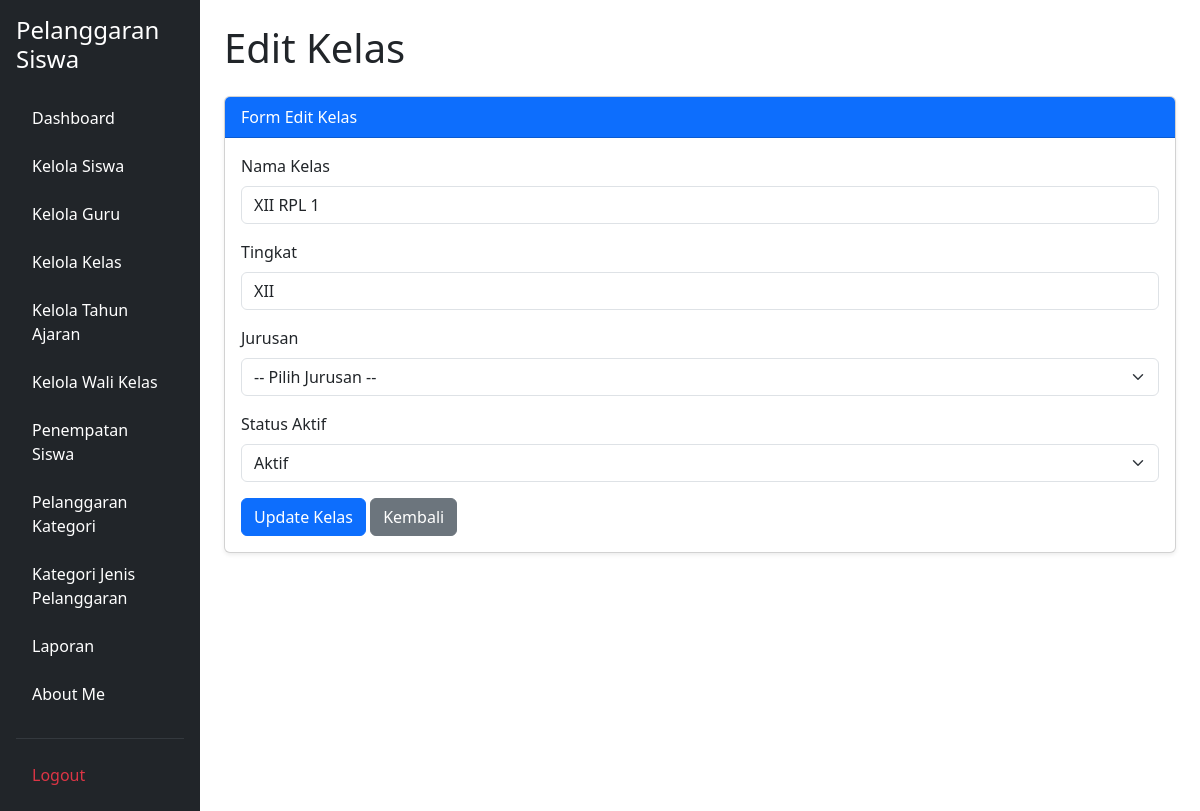
/edit_kelas.php?id=1 (signed in), run on the app's committed database.
### tables this page shows
CREATE TABLE `t_kelas` (
  `id` int(11) NOT NULL,
  `nama` varchar(100) DEFAULT NULL,
  `tingkat` varchar(20) NOT NULL,
  `jurusan` varchar(100) NOT NULL,
  `status_aktif` tinyint(1) NOT NULL,
  `created_at` timestamp NOT NULL DEFAULT current_timestamp(),
  `updated_at` timestamp NOT NULL DEFAULT current_timestamp()
);

### edit_kelas.php (the view, shortened to what this page needs)
<?php
include 'config/koneksi.php';
$id = (int) $_GET['id'];
$stmt = mysqli_prepare($koneksi, "SELECT * FROM t_kelas WHERE id = ?");
mysqli_stmt_bind_param($stmt, "i", $id);
mysqli_stmt_execute($stmt);
$hasil = mysqli_stmt_get_result($stmt);
$data = mysqli_fetch_assoc($hasil);
?>
<!DOCTYPE html>
<html lang="id">
<head>
    <link href="https://cdn.jsdelivr.net/npm/bootstrap@5.3.8/dist/css/bootstrap.min.css"
          rel="stylesheet">
</head>
<body>
<div class="container-fluid">
    <div class="row">
        <?php include 'layout/sidebar.php'; ?>
        <main class="col-md-9 col-lg-10 p-4">
            <h1 class="mb-4">Edit Kelas</h1>
            <div class="card shadow-sm">
                <div class="card-header bg-primary text-white">
                    Form Edit Kelas
                </div>
                <div class="card-body">
                    <form action="proses_edit_kelas.php"
                          method="POST"
                          id="formEditKelas">
                        <div class="mb-3">
                            <label for="nama" class="form-label">
                                Nama Kelas
                            </label>
                            <input type="text"
                                   name="nama"
                                   id="nama"
                                   class="form-control"
                                   value="<?= htmlspecialchars($data['nama'] ?? '') ?>"
                                   required>
                        </div>
                        <div class="mb-3">
                            <label for="tingkat" class="form-label">
                                Tingkat
                            </label>
                            <input type="text"
                                   name="tingkat"
                                   id="tingkat"
                                   class="form-control"
                                   value="<?= htmlspecialchars($data['tingkat'] ?? '') ?>"
                                   required>
                        </div>
                        <div class="mb-3">
                            <label for="jurusan" class="form-label">
                                Jurusan
                            </label>
                            <select name="jurusan"
                                    id="jurusan"
                                    class="form-select"
                                    required>
                                <option value="">-- Pilih Jurusan --</option>
                            </select>
                        </div>
                        <div class="mb-3">
                            <label for="status_aktif" class="form-label">
                                Status Aktif
                            </label>
                            <select class="form-select"
                                    id="status_aktif"
                                    name="status_aktif"
                                    required>
                                <option value="1"
                                    <?= ($data['status_aktif'] == 1) ? 'selected' : ''; ?>>
                                    Aktif
                                </option>
                            </select>
                        </div>
                        <button type="submit" class="btn btn-primary">
                            Update Kelas
                        </button>
                        <a href="kelola_kelas.php"
                           class="btn btn-secondary">
                            Kembali
                        </a>
                    </form>
                </div>
            </div>
        </main>
    </div>
</div>
</body>
</html>

### data on the page
t_kelas: nama "XII RPL 1", tingkat "XII", status_aktif "Aktif"
